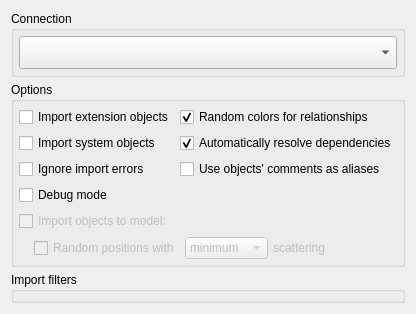
             <widget class="QWidget" name="layoutWidget">
              <layout class="QVBoxLayout" name="verticalLayout">
               <property name="spacing">
                <number>5</number>
               </property>
               <item>
                <widget class="QGroupBox" name="connection_gb">
                 <property name="sizePolicy">
                  <sizepolicy hsizetype="Preferred" vsizetype="Fixed">
                   <horstretch>0</horstretch>
                   <verstretch>0</verstretch>
                  </sizepolicy>
                 </property>
                 <property name="focusPolicy">
                  <enum>Qt::FocusPolicy::TabFocus</enum>
                 </property>
                 <property name="title">
                  <string>Connection</string>
                 </property>
                 <layout class="QHBoxLayout" name="horizontalLayout">
                  <property name="spacing">
                   <number>5</number>
                  </property>
                  <property name="leftMargin">
                   <number>5</number>
                  </property>
                  <property name="topMargin">
                   <number>5</number>
                  </property>
                  <property name="rightMargin">
                   <number>5</number>
                  </property>
                  <property name="bottomMargin">
                   <number>5</number>
                  </property>
                  <item>
                   <widget class="QComboBox" name="connections_cmb">
                    <property name="sizePolicy">
                     <sizepolicy hsizetype="Expanding" vsizetype="Fixed">
                      <horstretch>0</horstretch>
                      <verstretch>0</verstretch>
                     </sizepolicy>
                    </property>
                    <property name="sizeAdjustPolicy">
                     <enum>QComboBox::SizeAdjustPolicy::AdjustToMinimumContentsLengthWithIcon</enum>
                    </property>
                    <property name="iconSize">
                     <size>
                      <width>25</width>
                      <height>25</height>
                     </size>
                    </property>
                   </widget>
                  </item>
                 </layout>
                </widget>
               </item>
               <item>
                <widget class="QGroupBox" name="options_gb">
                 <property name="sizePolicy">
                  <sizepolicy hsizetype="Preferred" vsizetype="Preferred">
                   <horstretch>0</horstretch>
                   <verstretch>0</verstretch>
                  </sizepolicy>
                 </property>
                 <property name="title">
                  <string>Options</string>
                 </property>
                 <layout class="QGridLayout" name="gridLayout_2">
                  <property name="leftMargin">
                   <number>5</number>
                  </property>
                  <property name="topMargin">
                   <number>5</number>
                  </property>
                  <property name="rightMargin">
                   <number>5</number>
                  </property>
                  <property name="bottomMargin">
                   <number>5</number>
                  </property>
                  <item row="1" column="1">
                   <widget class="QCheckBox" name="resolve_deps_chk">
                    <property name="sizePolicy">
                     <sizepolicy hsizetype="Expanding" vsizetype="Fixed">
                      <horstretch>0</horstretch>
                      <verstretch>0</verstretch>
                     </sizepolicy>
                    </property>
                    <property name="toolTip">
                     <string>&lt;p&gt;Resolve some of the object's dependencies by querying the catalog when a needed object does not exist on the loaded set. In some cases it is necessary to combine this option with others below. This option does not apply to database level objects like role, tablespace and language as well for data types, extensions.&lt;/p&gt;</string>
                    </property>
                    <property name="statusTip">
                     <string/>
                    </property>
                    <property name="whatsThis">
                     <string/>
                    </property>
                    <property name="text">
                     <string>Automatically resolve dependencies</string>
                    </property>
                    <property name="checked">
                     <bool>true</bool>
                    </property>
                   </widget>
                  </item>
                  <item row="0" column="0">
                   <widget class="QCheckBox" name="import_ext_objs_chk">
                    <property name="sizePolicy">
                     <sizepolicy hsizetype="Fixed" vsizetype="Fixed">
                      <horstretch>0</horstretch>
                      <verstretch>0</verstretch>
                     </sizepolicy>
                    </property>
                    <property name="toolTip">
                     <string>&lt;p&gt;Enables the import of objects created by extensions. Generally there is no need to check this option but if there are objects in the database that directly references this category of objects this mode must be enabled.&lt;/p&gt;</string>
                    </property>
                    <property name="statusTip">
                     <string/>
                    </property>
                    <property name="whatsThis">
                     <string/>
                    </property>
                    <property name="text">
                     <string>Import extension objects</string>
                    </property>
                   </widget>
                  </item>
                  <item row="8" column="0" colspan="2">
                   <layout class="QVBoxLayout" name="import_to_model_lt">
                    <property name="spacing">
                     <number>5</number>
                    </property>
                    <property name="leftMargin">
                     <number>15</number>
                    </property>
                    <property name="bottomMargin">
                     <number>0</number>
                    </property>
                    <item>
                     <layout class="QHBoxLayout" name="horizontalLayout_5">
                      <property name="spacing">
                       <number>5</number>
                      </property>
                      <property name="leftMargin">
                       <number>0</number>
                      </property>
                      <property name="bottomMargin">
                       <number>0</number>
                      </property>
                      <item>
                       <widget class="QCheckBox" name="rand_obj_pos_chk">
                        <property name="enabled">
                         <bool>false</bool>
                        </property>
                        <property name="sizePolicy">
                         <sizepolicy hsizetype="Preferred" vsizetype="Fixed">
                          <horstretch>0</horstretch>
                          <verstretch>0</verstretch>
                         </sizepolicy>
                        </property>
                        <property name="toolTip">
                         <string>&lt;p&gt;When checked this option causes the imported tables to be placed in random positions without changing the positions of the objects previously existing on the model. If this option is unchecked, all tables will be placed at the position (0, 0).&lt;/p&gt;</string>
                        </property>
                        <property name="text">
                         <string>Random positions with</string>
                        </property>
                       </widget>
                      </item>
                      <item>
                       <widget class="QComboBox" name="scattering_lvl_cmb">
                        <property name="enabled">
                         <bool>false</bool>
                        </property>
                        <property name="toolTip">
                         <string>&lt;p&gt;Determines the amount of space used to scatter the tables in the canvas increasing the distance between them.&lt;/p&gt;</string>
                        </property>
                        <property name="currentIndex">
                         <number>0</number>
                        </property>
                        <property name="sizeAdjustPolicy">
                         <enum>QComboBox::SizeAdjustPolicy::AdjustToContents</enum>
                        </property>
                        <item>
                         <property name="text">
                          <string>minimum</string>
                         </property>
                        </item>
                        <item>
                         <property name="text">
                          <string>medium</string>
                         </property>
                        </item>
                        <item>
                         <property name="text">
                          <string>maximum</string>
                         </property>
                        </item>
                       </widget>
                      </item>
                      <item>
                       <widget class="QLabel" name="scattering_lbl">
                        <property name="enabled">
                         <bool>false</bool>
                        </property>
                        <property name="sizePolicy">
                         <sizepolicy hsizetype="Expanding" vsizetype="Preferred">
                          <horstretch>0</horstretch>
                          <verstretch>0</verstretch>
                         </sizepolicy>
                        </property>
                        <property name="text">
                         <string>scattering</string>
                        </property>
                        <property name="margin">
                         <number>0</number>
                        </property>
                       </widget>
                      </item>
                     </layout>
                    </item>
                   </layout>
                  </item>
                  <item row="6" column="0">
                   <widget class="QCheckBox" name="debug_mode_chk">
                    <property name="sizePolicy">
                     <sizepolicy hsizetype="Fixed" vsizetype="Fixed">
                      <horstretch>0</horstretch>
                      <verstretch>0</verstretch>
                     </sizepolicy>
                    </property>
                    <property name="toolTip">
                     <string>&lt;p&gt;All catalog queries and the created objects' source code are printed on the standard output (stdout) and the &lt;strong&gt;Debug&lt;/strong&gt; tab. This option prevents the automatic closing of the import dialog when the reverse engineering process finishes.&lt;/p&gt;</string>
                    </property>
                    <property name="statusTip">
                     <string/>
                    </property>
                    <property name="whatsThis">
                     <string/>
                    </property>
                    <property name="text">
                     <string>Debug mode</string>
                    </property>
                   </widget>
                  </item>
                  <item row="7" column="0">
                   <widget class="QCheckBox" name="import_to_model_chk">
                    <property name="enabled">
                     <bool>false</bool>
                    </property>
                    <property name="sizePolicy">
                     <sizepolicy hsizetype="Fixed" vsizetype="Fixed">
                      <horstretch>0</horstretch>
                      <verstretch>0</verstretch>
                     </sizepolicy>
                    </property>
                    <property name="toolTip">
                     <string>&lt;p&gt;Create all imported objects in the current working model instead of creating a new one. This option implies in ignoring any import error.&lt;/p&gt;</string>
                    </property>
                    <property name="statusTip">
                     <string/>
                    </property>
                    <property name="text">
                     <string>Import objects to model:</string>
                    </property>
                    <property name="checked">
                     <bool>false</bool>
                    </property>
                   </widget>
                  </item>
                  <item row="1" column="0">
                   <widget class="QCheckBox" name="import_sys_objs_chk">
                    <property name="sizePolicy">
                     <sizepolicy hsizetype="Fixed" vsizetype="Fixed">
                      <horstretch>0</horstretch>
                      <verstretch>0</verstretch>
                     </sizepolicy>
                    </property>
                    <property name="toolTip">
                     <string>&lt;p&gt;Enables the import of system built-in objects. It is recommended to select only those objects that are directly referenced by the ones to be imported. WARNING: Trying to import a huge set of system objects can bloat the resultant model or even crash pgModeler due to memory/cpu overuse.&lt;/p&gt;</string>
                    </property>
                    <property name="statusTip">
                     <string/>
                    </property>
                    <property name="whatsThis">
                     <string/>
                    </property>
                    <property name="text">
                     <string>Import system objects</string>
                    </property>
                   </widget>
                  </item>
                  <item row="0" column="1">
                   <widget class="QCheckBox" name="rand_rel_color_chk">
                    <property name="sizePolicy">
                     <sizepolicy hsizetype="Expanding" vsizetype="Fixed">
                      <horstretch>0</horstretch>
                      <verstretch>0</verstretch>
                     </sizepolicy>
                    </property>
                    <property name="toolTip">
                     <string>&lt;p&gt;Random colors will be assigned to imported relationships facilitating the identification of links between tables mainly in large models.&lt;/p&gt;</string>
                    </property>
                    <property name="statusTip">
                     <string/>
                    </property>
                    <property name="text">
                     <string>Random colors for relationships</string>
                    </property>
                    <property name="checked">
                     <bool>true</bool>
                    </property>
                   </widget>
                  </item>
                  <item row="5" column="0">
                   <widget class="QCheckBox" name="ignore_errors_chk">
                    <property name="sizePolicy">
                     <sizepolicy hsizetype="Fixed" vsizetype="Fixed">
                      <horstretch>0</horstretch>
                      <verstretch>0</verstretch>
                     </sizepolicy>
                    </property>
                    <property name="toolTip">
                     <string>&lt;p&gt; pgModeler ignores import errors and will try to create as many as possible objects. By checking this option the import operation will not be aborted but an incomplete model will be constructed. This option generates a log file on pgModeler's temp directory.&lt;/p&gt;</string>
                    </property>
                    <property name="statusTip">
                     <string/>
                    </property>
                    <property name="whatsThis">
                     <string/>
                    </property>
                    <property name="text">
                     <string>Ignore import errors</string>
                    </property>
                   </widget>
                  </item>
                  <item row="5" column="1">
                   <widget class="QCheckBox" name="comments_as_aliases_chk">
                    <property name="sizePolicy">
                     <sizepolicy hsizetype="Expanding" vsizetype="Fixed">
                      <horstretch>0</horstretch>
                      <verstretch>0</verstretch>
                     </sizepolicy>
                    </property>
                    <property name="text">
                     <string>Use objects' comments as aliases</string>
                    </property>
                   </widget>
                  </item>
                 </layout>
                </widget>
               </item>
               <item>
                <widget class="QGroupBox" name="filter_gb">
                 <property name="sizePolicy">
                  <sizepolicy hsizetype="Preferred" vsizetype="Expanding">
                   <horstretch>0</horstretch>
                   <verstretch>0</verstretch>
                  </sizepolicy>
                 </property>
                 <property name="title">
                  <string>Import filters</string>
                 </property>
                </widget>
               </item>
              </layout>
             </widget>
